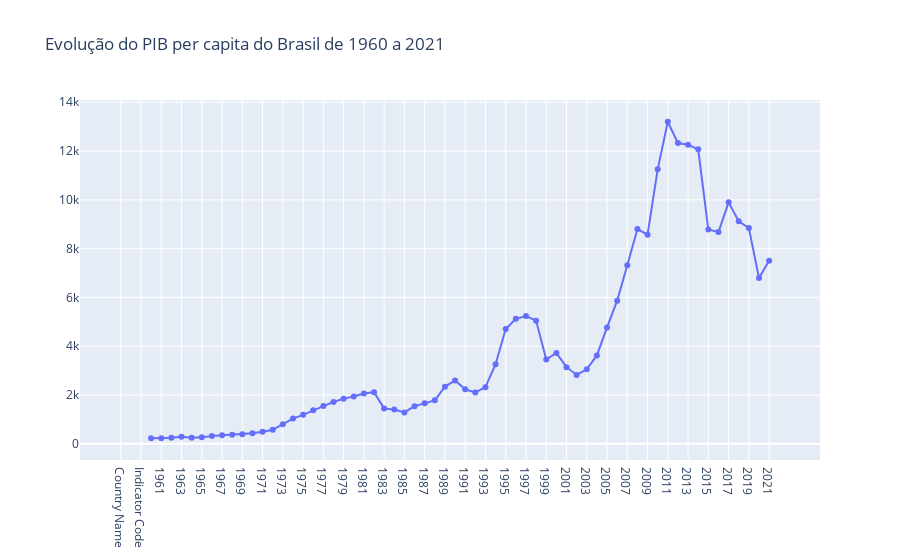

The code cell stored with this chart in its notebook:
### Code cell
ev_brasil= go.Figure(
    data=[go.Scatter(x=brasil.columns, y=brasil.iloc[0], mode='lines+markers', name='lines+markers')],
    layout=go.Layout(title='Evolução do PIB per capita do Brasil de 1960 a 2021')
)
ev_brasil.show()

### Figure 1 — Plotly figure (JSON) as saved in the notebook; plotly's stock layout.template omitted (floating-point values rounded to 4 significant figures)
{"data": [{"mode": "lines+markers", "name": "lines+markers", "type": "scatter", "x": ["Country Name", "Country Code", "Indicator Code", "1960", "1961", "1962", "1963", "1964", "1965", "1966", "1967", "1968", "1969", "1970", "1971", "1972", "1973", "1974", "1975", "1976", "1977", "1978", "1979", "1980", "1981", "1982", "1983", "1984", "1985", "1986", "1987", "1988", "1989", "1990", "1991", "1992", "1993", "1994", "1995", "1996", "1997", "1998", "1999", "2000", "2001", "2002", "2003", "2004", "2005", "2006", "2007", "2008", "2009", "2010", "2011", "2012", "2013", "2014", "2015", "2016", "2017", "2018", "2019", "2020", "2021", "2022"], "y": ["Brazil", "BRA", "NY.GDP.PCAP.CD", 233.0, 229.3, 247.8, 291.4, 254.8, 265.5, 325.2, 348.0, 370.2, 395.4, 439.2, 494.8, 577.5, 806.4, 1034.0, 1189.0, 1376.0, 1548.0, 1717.0, 1853.0, 1941.0, 2061.0, 2119.0, 1448.0, 1407.0, 1288.0, 1546.0, 1667.0, 1782.0, 2345.0, 2593.0, 2234.0, 2105.0, 2324.0, 3264.0, 4705.0, 5122.0, 5240.0, 5050.0, 3456.0, 3727.0, 3142.0, 2825.0, 3057.0, 3623.0, 4773.0, 5866.0, 7323.0, 8802.0, 8570.0, 11250.0, 13200.0, 12330.0, 12260.0, 12070.0, 8783.0, 8681.0, 9897.0, 9121.0, 8845.0, 6794.0, 7507.0, null]}], "layout": {"title": {"text": "Evolução do PIB per capita do Brasil de 1960 a 2021"}}}
